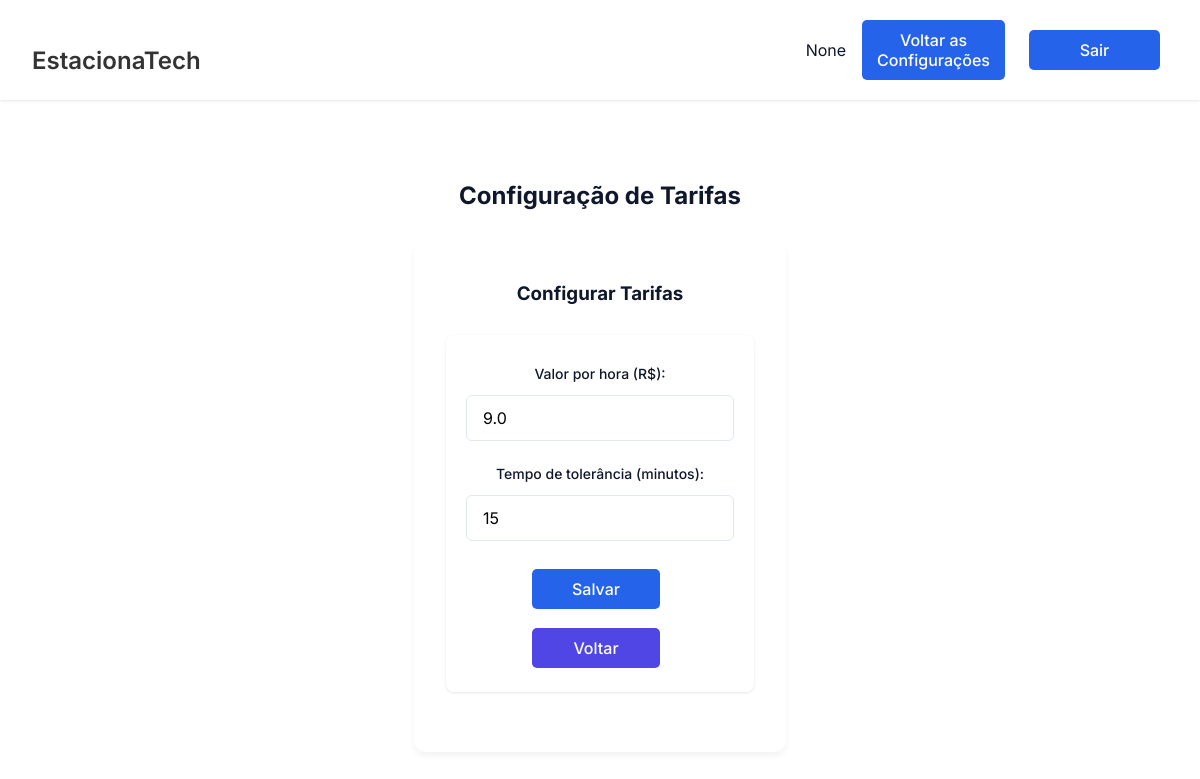
Page /tarifa/config_tarifas on the earlier database version.
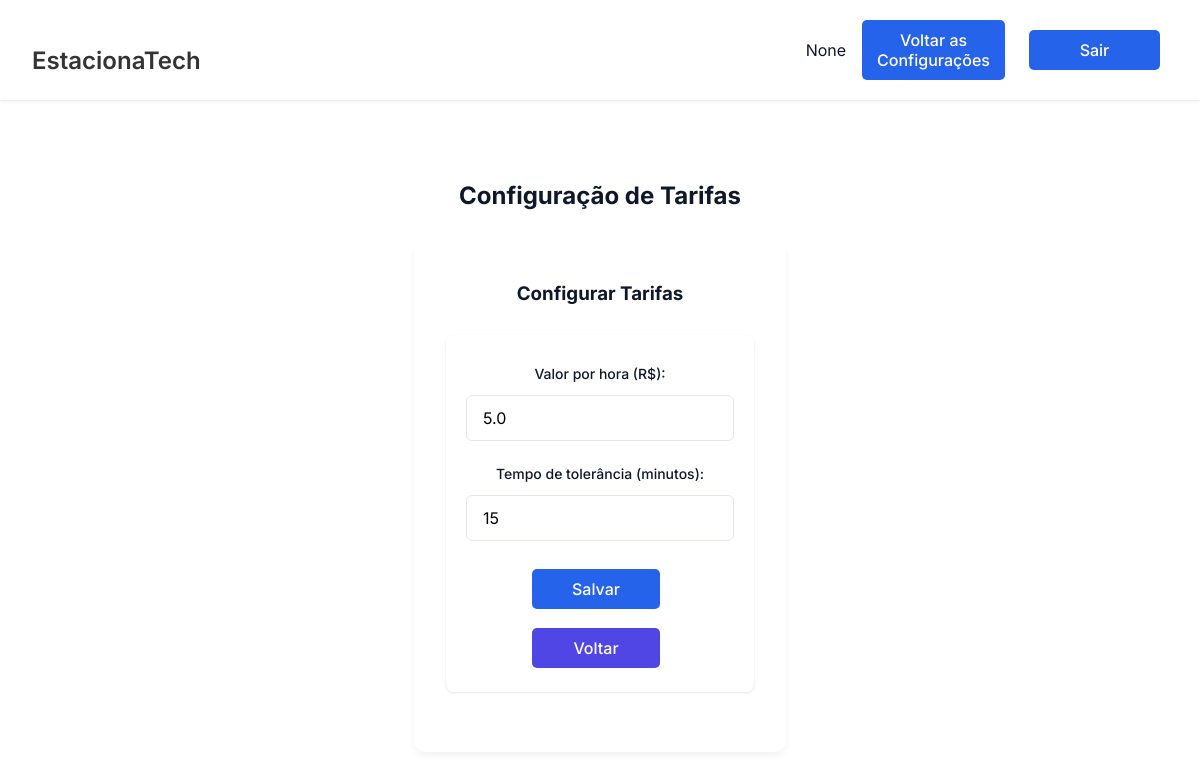
Same page on the later database version.
### tables this page shows
CREATE TABLE Tarifa (
        id_tarifa INTEGER PRIMARY KEY AUTOINCREMENT,
        valor_por_hora REAL NOT NULL,
        tempo_tolerancia INTEGER NOT NULL
    );

### EstacionaTech/routes/tarifa_routes.py (the view, shortened to what this page needs)
@tarifa_bp.route('/config_tarifas', methods=['GET', 'POST'])
def config_tarifas():
    tarifa = obter_tarifa()
    return render_template('config_tarifas.html', tarifa=tarifa)

### EstacionaTech/database/database.py (called while the page is built)
def conectar():
    diretorio_db = "EstacionaTech/database"
    if not os.path.exists(diretorio_db):
        os.makedirs(diretorio_db)  # Criar diretório caso não exista
    return sqlite3.connect(f"{diretorio_db}/estacionatech.db")

### EstacionaTech/models/tarifa.py (called while the page is built)
def obter_tarifa():
    conn = conectar()
    cursor = conn.cursor()
    cursor.execute("SELECT valor_por_hora, tempo_tolerancia FROM Tarifa LIMIT 1")
    tarifa = cursor.fetchone()
    conn.close()
    if not tarifa:
        return (5.00, 15)  # Padrão caso não haja tarifa cadastrada
    return tarifa

### app.py (called while the page is built)
@app.before_request
def make_session_permanent():
    session.permanent = True

### EstacionaTech/templates/config_tarifas.html (shortened to what this page needs)
<!DOCTYPE html>
<html lang="pt-BR">
<head>
    <link rel="stylesheet" href="{{ url_for('static', filename='css/estilo.css') }}">
    <link rel="stylesheet" href="{{ url_for('static', filename='css/tarifa.css') }}">
</head>
<body>
    <div class="dashboard">
        <header class="dashboard-header">
            <nav class="dashboard-nav container">
                <h1 class="dashboard-title">EstacionaTech</h1>
                <div class="dashboard-user">
                    <span>{{ session.get('nome') }}</span>
                    <a href="{{ url_for('admin.configuracoes_admin') }}" class="btn btn-primary">Voltar as Configurações</a>
                    <a href="{{ url_for('auth.logout') }}" class="btn btn-primary">Sair</a>
                </div>
            </nav>
        </header>
        <main class="dashboard-content container">
            <h2>Configuração de Tarifas</h2>
            <div class="dashboard-grid">
                <div class="dashboard-card">
                    <h3>Configurar Tarifas</h3>
                    <form action="{{ url_for('tarifa.config_tarifas') }}" method="POST" class="form">
                        <div class="form-group">
                            <label class="form-label" for="valor_por_hora">Valor por hora (R$):</label>
                            <input class="form-input" type="text" id="valor_por_hora" name="valor_por_hora" value="{{ tarifa[0] }}" required>
                        </div>
                        <div class="form-group">
                            <label class="form-label" for="tempo_tolerancia">Tempo de tolerância (minutos):</label>
                            <input class="form-input" type="number" id="tempo_tolerancia" name="tempo_tolerancia" value="{{ tarifa[1] }}" required>
                        </div>
                        <button type="submit" class="btn btn-primary">Salvar</button>
                        <a href="{{ url_for('configadm.configuracoes_admin') }}" class="btn btn-secondary">Voltar</a>
                    </form>
                </div>
            </div>
        </main>
    </div>
</body>
</html>

Differences in the rows shown:
changed Tarifa: valor_por_hora "9.0" → "5.0"
